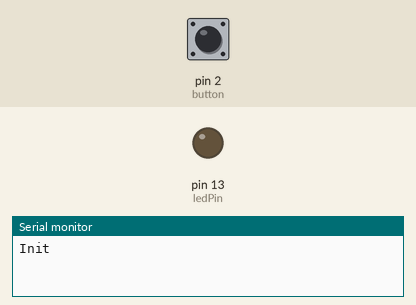
This sketch was run on a simulated Arduino Uno, built with avr-gcc and run on an emulated ATmega328P. On the bench: output pins drawn as LEDs (lit = HIGH), the last lines printed to the serial monitor. The inputs (shaded band) are chosen by the test bench; at power-on: pin 2 (button) HIGH.

Above: at 1.2 s.
1.3 s: pin 2 (button) pulled LOW for 0.15 s
At 1.37 s:
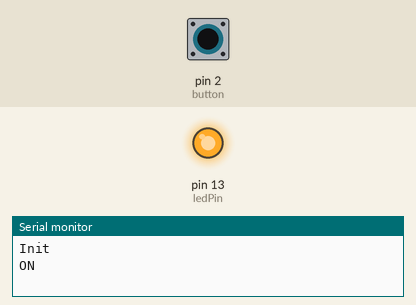
2.9 s: pin 2 (button) pulled LOW for 3.2 s
At 7.1 s:
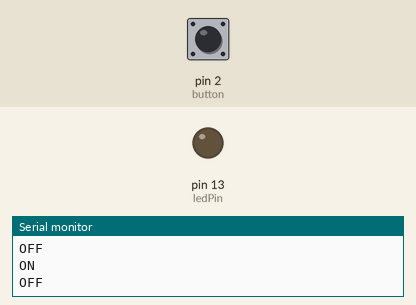
Timing chart, 0 to 8.6 s (numbered marks = the images above; inputs shaded):
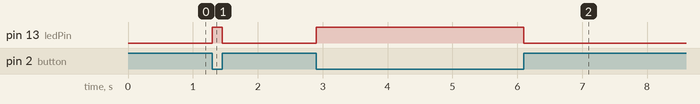

The sketch:

Interruptions_externe.ino
```cpp
// (licence header left out)
int ledPin = 13;    //Led interne
int button = 2;  	//Bouton relié à la broche 2 avec une résistance de charge interne

volatile int state = LOW;  //Etat courant de la LED

void setup() {

	Serial.begin(9600); //Vitesse de communication à 9600 bit/s

	pinMode(ledPin, OUTPUT);                //Led mise en sortie
	pinMode(button, INPUT_PULLUP);    //Bouton mis en entrée

	attachInterrupt(digitalPinToInterrupt(button), onEvent, CHANGE);  //Appel de la fonction onEvent à chaque changement de front du bouton
	Serial.println("Init");
}

void loop() {

	delay(5000); //Pause du programme principal

}

void onEvent() {

	state = !state; //Inverse l'état de la LED

	if(state)
	{
		Serial.println("ON");
	}else
	{
		Serial.println("OFF");
	}
	digitalWrite(ledPin, state); //Met à jour l'état de la LED
}
```

Measured:
- after the input at 1.3 s, pin 13 (ledPin): LOW → HIGH at once, → LOW 0.15 s later
- after the input at 2.9 s, pin 13 (ledPin): LOW → HIGH at once, → LOW 3.2 s later
